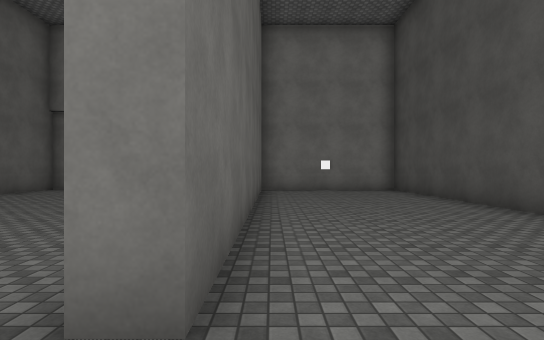
view 1 (above)

16 first-person views from a walk through a scene from a Unity 3-D project. The camera is 1.4 m above the floor, looks level and sees 80° across. The floor is counted in squares, 2 m on a side. Each view is taken from the middle of a square. On the plan, view 1 faces up. The plan holds only what a view shows up to about 10 squares ahead; the rest is blank. The place goes on beyond the plan. The player is left out. Surface patterns are stand-ins for the level's own textures.

view 2
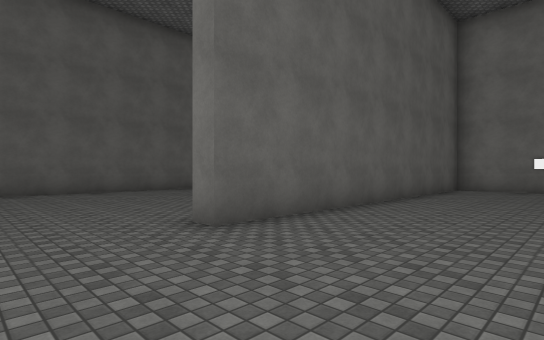

view 3
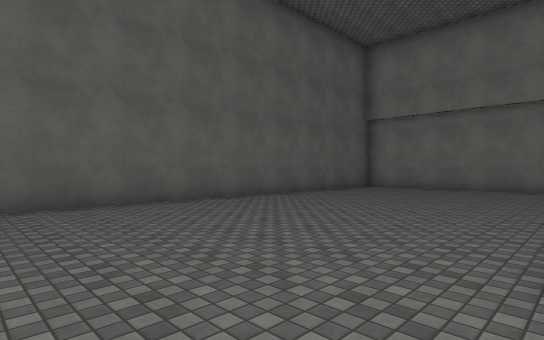

view 4
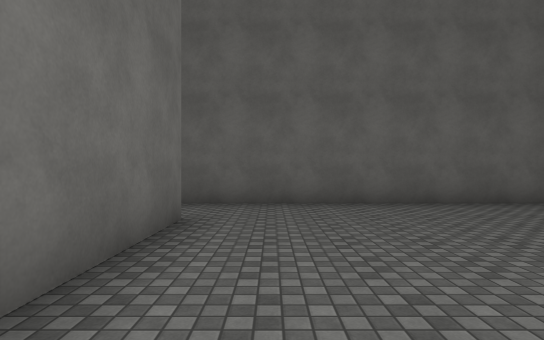

view 5
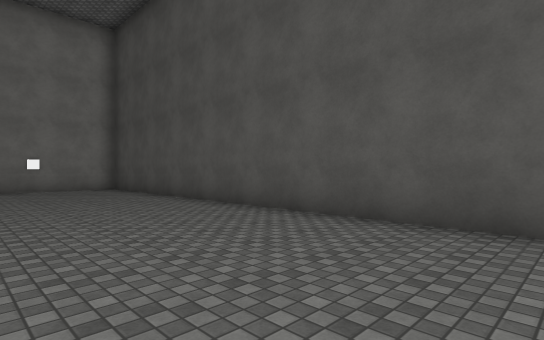

view 6
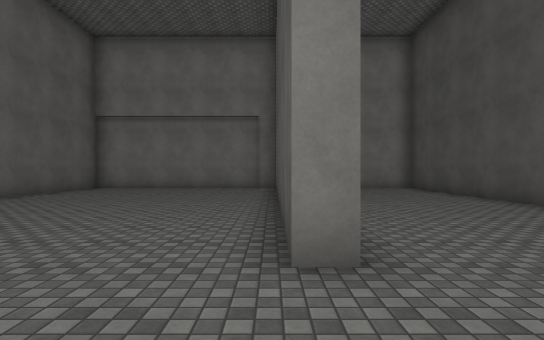

view 7
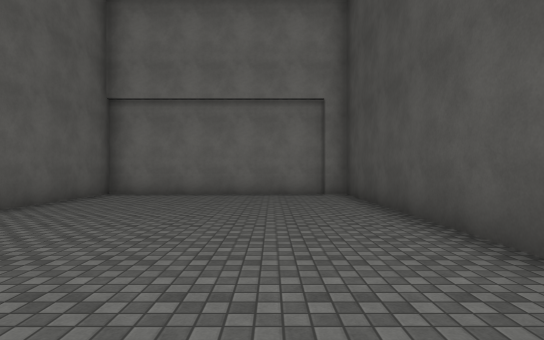

view 8
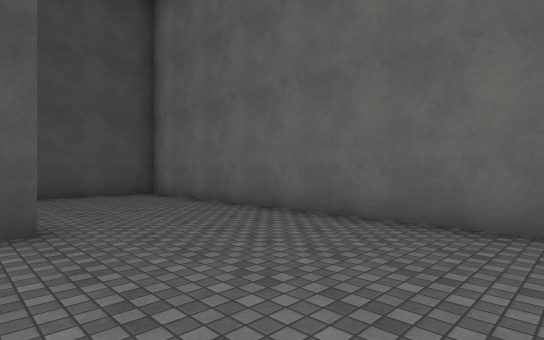

view 9
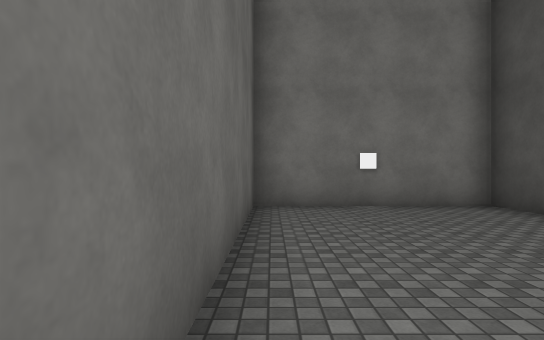

view 10
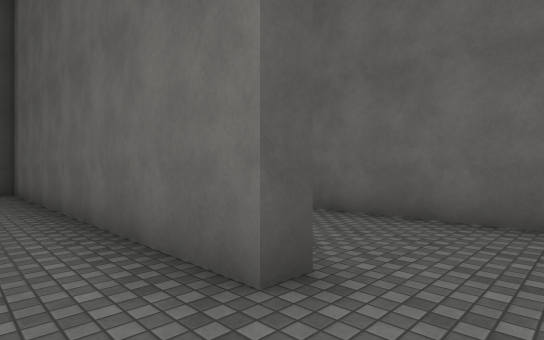

view 11
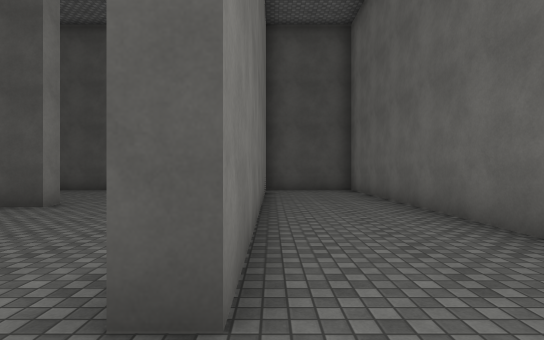

view 12
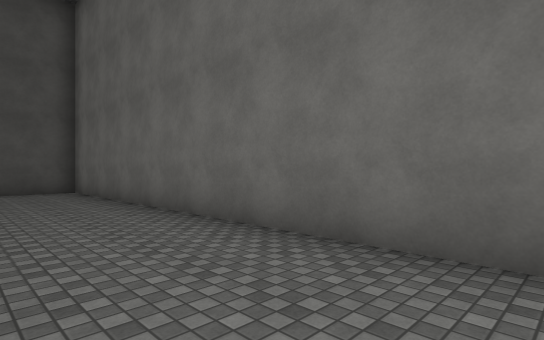

view 13
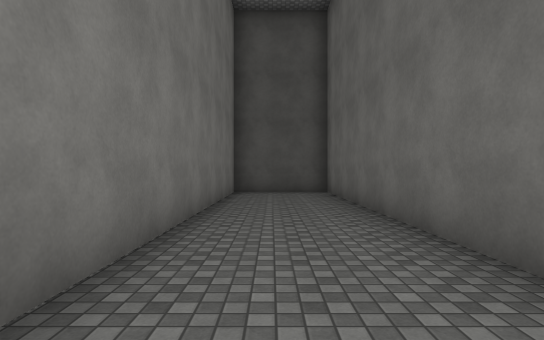

view 14
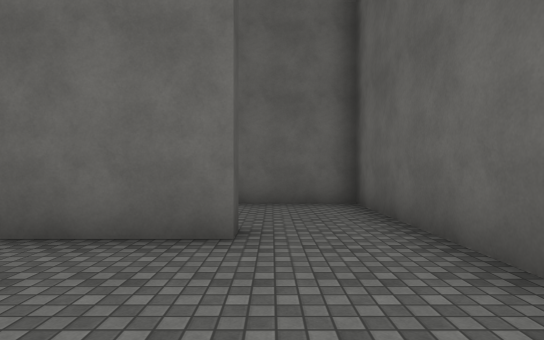

view 15
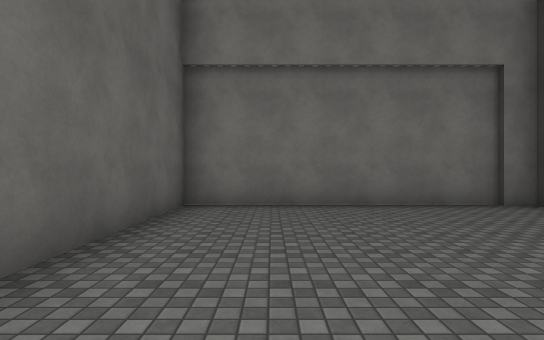

view 16
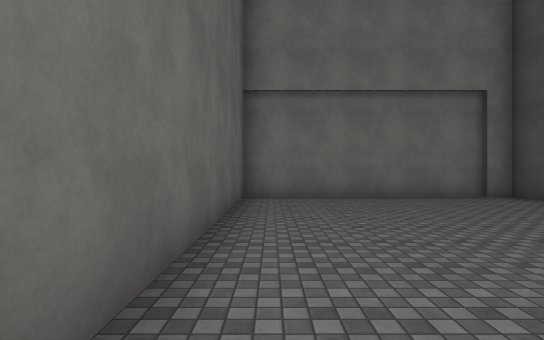

### Floor plan
Ten units are one square. View 1 is at (0, 0); x grows to the right and y downward. Boxes are objects, and circles mark ways between rooms. Rooms are numbered by the first view taken in them; rooms with no view inside come last. Other rooms are left out.
<svg viewBox="-82 -120 130 183">
<path fill="none" stroke="#000" d="M-14 -115 -77 -115 -77 26M-56 28 -56 23 43 23 43 -113 -4 -113 -4 -13 -9 -13 -9 -113M-77 26 -77 58 43 58 43 39M39 28 -56 28"/>
<circle cx="-65" cy="20" r="3" fill="#2a7"/>
<text x="-20" y="-50">1</text>
<text x="-20" y="40">2</text>
</svg>
Room 1 opens to room 2.

Where each view was taken, in squares from view 1:
view 1: 0 up, 0 right, facing up
view 2: 1 down, 3 right, facing up-left
view 3: 1 down, 1 left, facing up-left
view 4: 1 down, 1 left, facing left
view 5: 1 down, 0 right, facing up-right
view 6: 1 down, 1 left, facing up
view 7: 2 up, 3 left, facing up
view 8: 2 up, 5 left, facing down-right
view 9: 5 up, 0 right, facing up
view 10: 1 down, 7 left, facing down-right
view 11: 3 down, 7 left, facing right
view 12: 3 down, 7 left, facing down-right
view 13: 4 down, 6 left, facing right
view 14: 1 up, 6 left, facing down
view 15: 5 up, 6 left, facing up
view 16: 3 up, 7 left, facing up
